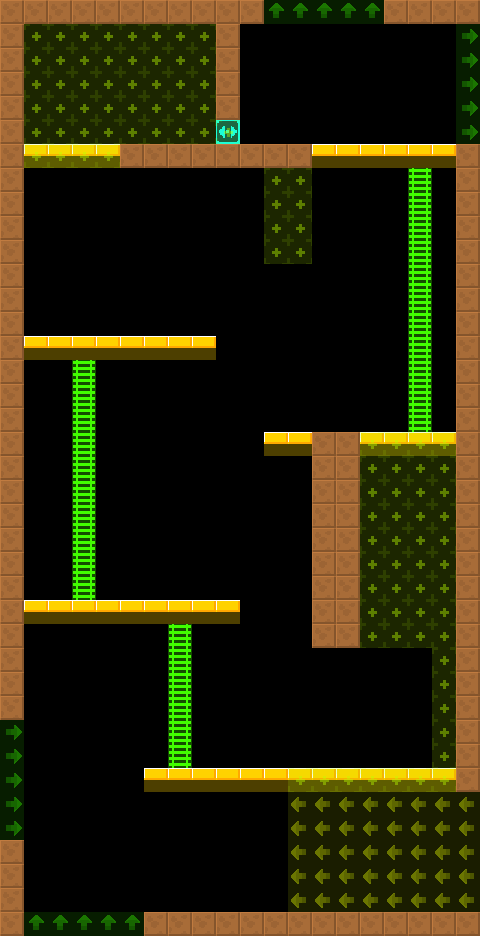

This is a level from a 2D game, rendered from its Tiled map with the project's own tilesets. A one-line summary and the map file follow, with tile-layer data summarised:
An orthogonal 20x39 tile map with 24x24 px tiles, 2 tile layers (col, lnk), 2 tilesets.

<map version="1.4" tiledversion="1.4.2" orientation="orthogonal" renderorder="right-down" width="20" height="39" tilewidth="24" tileheight="24" infinite="0" nextlayerid="4" nextobjectid="8">
 <tileset firstgid="6" source="../../lnk.tsx" />
 <tileset firstgid="1" source="../../col.tsx" />
 <layer id="1" name="col" width="20" height="39">
  <data>[780 cells, 193 non-empty, 4 distinct tile ids]</data>
 </layer>
 <layer id="2" name="lnk" width="20" height="39" opacity="0.5">
  <data>[780 cells, 161 non-empty, 4 distinct tile ids]</data>
 </layer>
 <objectgroup id="3" name="markers" opacity="0.5">
 </objectgroup>
</map>
